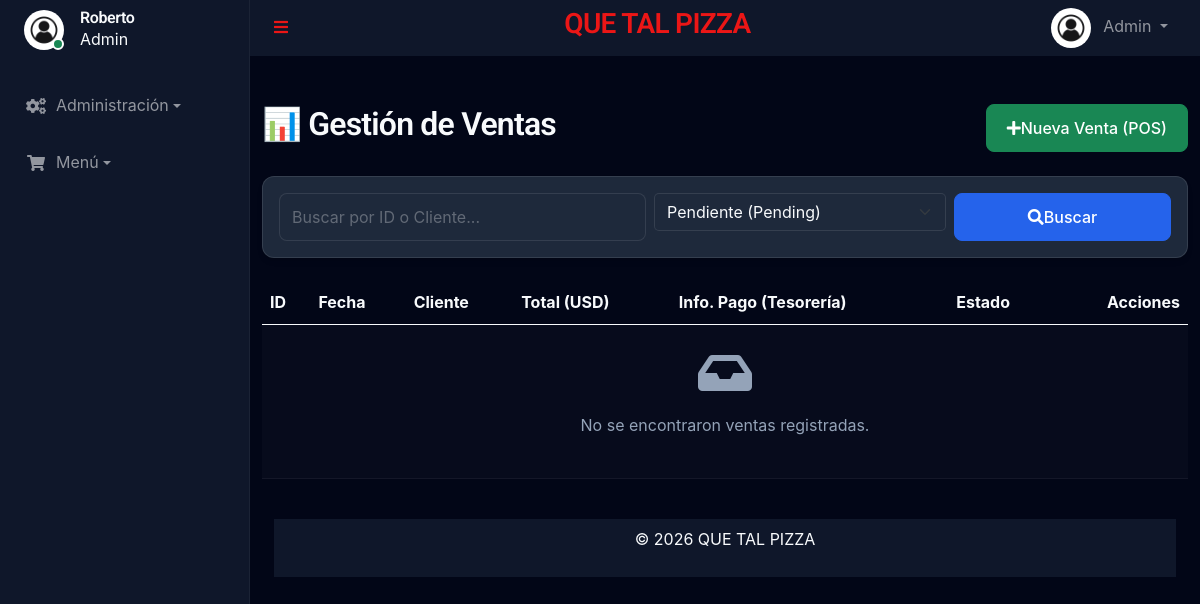
/admin/ventas.php?filter=pending (signed in), run on an earlier commit of the app's database.
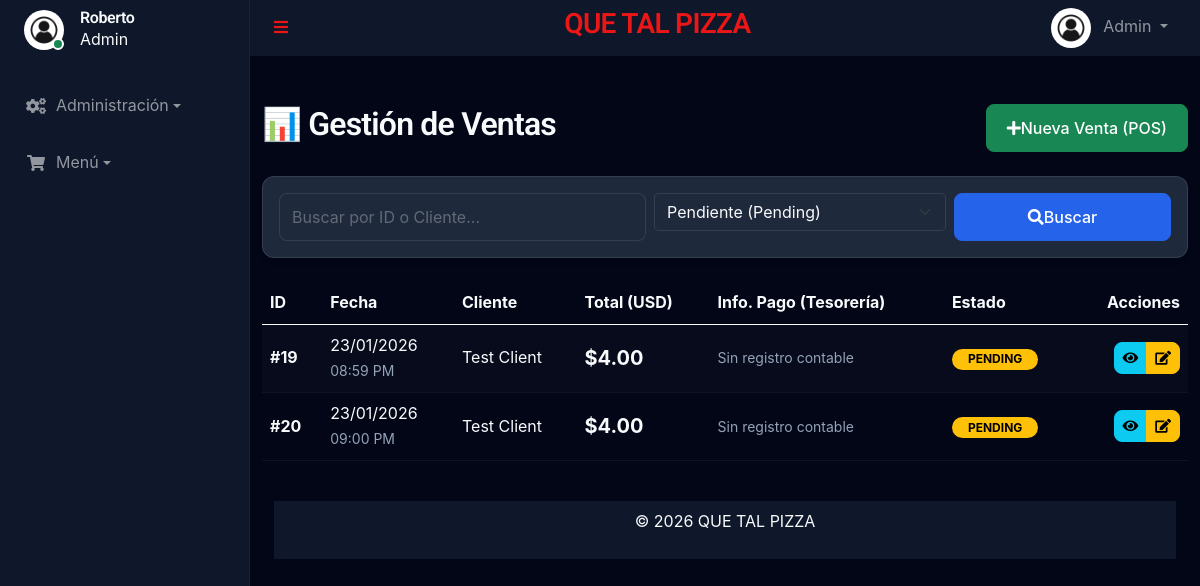
And on a later commit of the database.
### tables this page shows
CREATE TABLE `orders` (
  `id` int(11) NOT NULL,
  `user_id` int(11) NOT NULL,
  `total_price` decimal(10,2) NOT NULL,
  `status` enum('pending','paid','preparing','ready','delivered','cancelled') DEFAULT 'pending',
  `consumption_type` enum('dine_in','takeaway','delivery') DEFAULT 'dine_in',
  `shipping_address` text NOT NULL,
  `shipping_method` varchar(100) DEFAULT NULL,
  `tracking_number` varchar(100) DEFAULT NULL,
  `created_at` timestamp NULL DEFAULT current_timestamp(),
  `updated_at` timestamp NULL DEFAULT NULL ON UPDATE current_timestamp(),
  `kds_kitchen_ready` tinyint(1) DEFAULT 0,
  `kds_pizza_ready` tinyint(1) DEFAULT 0
);

CREATE TABLE `users` (
  `id` int(11) NOT NULL,
  `name` varchar(100) NOT NULL,
  `email` varchar(150) NOT NULL,
  `password` varchar(255) NOT NULL,
  `phone` varchar(20) NOT NULL,
  `document_id` varchar(50) NOT NULL,
  `address` text NOT NULL,
  `role` enum('admin','user') NOT NULL DEFAULT 'user',
  `profile_pic` varchar(255) DEFAULT 'default.jpg',
  `balance` decimal(10,2) DEFAULT 0.00,
  `salary_amount` decimal(20,6) NOT NULL DEFAULT 0.000000,
  `salary_frequency` enum('weekly','biweekly','monthly') NOT NULL DEFAULT 'monthly',
  `job_role` enum('manager','kitchen','cashier','delivery','other') NOT NULL DEFAULT 'other',
  `reset_token` varchar(255) DEFAULT NULL,
  `token_expiry` datetime DEFAULT NULL,
  `created_at` timestamp NULL DEFAULT current_timestamp(),
  `updated_at` timestamp NULL DEFAULT current_timestamp() ON UPDATE current_timestamp()
);

### templates/autoload.php (called while the page is built, shortened)
<?php
require_once __DIR__ . '/../funciones/OrderManager.php';
require_once __DIR__ . '/../funciones/UserManager.php';
$orderManager = new OrderManager($db);

### funciones/OrderManager.php (called while the page is built, shortened)
<?php
class OrderManager
{
    private $db;
    public function __construct($db = null)
    {
        $this->db = $db ?? Database::getConnection();
    }
    public function getOrdersBySearchAndFilter($search = '', $filter = '')
    {
        $sql = "SELECT orders.*, users.name AS customer_name FROM orders JOIN users ON orders.user_id = users.id WHERE 1";
        if (!empty($filter)) {
            $sql .= " AND orders.status = :status";
        }
        $stmt = $this->db->prepare($sql);
        if (!empty($filter)) {
            $stmt->bindValue(':status', $filter);
        }
        $stmt->execute();
        return $stmt->fetchAll(PDO::FETCH_ASSOC);
    }
}
?>

### admin/ventas.php (the view, shortened to what the changed rows need)
<?php
require_once '../templates/autoload.php';
require_once '../templates/header.php';
$search = $_GET['search'] ?? '';
$filter = $_GET['filter'] ?? '';
$ventas = $orderManager->getOrdersBySearchAndFilter($search, $filter);
?>
<div class="container mt-5">
    <div class="d-flex justify-content-between align-items-center mb-4">
        <h2>📊 Gestión de Ventas</h2>
    </div>
    <div class="table-responsive">
        <table class="table table-striped table-hover align-middle">
            <thead class="table-dark">
                <tr>
                    <th>ID</th>
                    <th>Fecha</th>
                    <th>Cliente</th>
                    <th>Total (USD)</th>
                    <th>Info. Pago (Tesorería)</th>
                    <th>Estado</th>
                    <th class="text-end">Acciones</th>
                </tr>
            </thead>
            <tbody>
                <?php if (!empty($ventas)): ?>
                    <?php foreach ($ventas as $venta): ?>
                        <?php
                        $badgeClass = match ($venta['status']) {
                            'paid', 'delivered' => 'bg-success',
                            'pending' => 'bg-warning text-dark',
                            'cancelled' => 'bg-danger',
                            default => 'bg-secondary'
                        };
                        $stmt = $db->prepare("SELECT pm.name, t.amount, t.currency
                                                  FROM transactions t
                                                  JOIN payment_methods pm ON t.payment_method_id = pm.id
                                                  WHERE t.reference_type = 'order'
                                                  AND t.reference_id = ?
                                                  AND t.type = 'income'");
                        $stmt->execute([$venta['id']]);
                        $pagos = $stmt->fetchAll(PDO::FETCH_ASSOC);
                        ?>
                        <tr>
                            <td class="fw-bold">#<?= htmlspecialchars($venta['id']) ?></td>
                            <td>
                                <?= date('d/m/Y', strtotime($venta['created_at'])) ?><br>
                                <small class="text-muted"><?= date('h:i A', strtotime($venta['created_at'])) ?></small>
                            </td>
                            <td><?= htmlspecialchars($venta['customer_name'] ?? 'Cliente General') ?></td>
                            <td class="fw-bold fs-5">$<?= number_format($venta['total_price'], 2) ?></td>
                            <td>
                                <?php if (empty($pagos)): ?>
                                    <span class="text-muted small">Sin registro contable</span>
                                <?php endif; ?>
                            </td>
                            <td>
                                <span class="badge <?= $badgeClass ?> rounded-pill px-3">
                                    <?= strtoupper($venta['status']) ?>
                                </span>
                            </td>
                            <td class="text-end">
                                <div class="btn-group">
                                    <a href="ver_venta.php?id=<?= $venta['id'] ?>" class="btn btn-sm btn-info"
                                        title="Ver Detalles">
                                        <i class="fa fa-eye"></i>
                                    </a>
                                    <a href="editar_venta.php?id=<?= $venta['id'] ?>" class="btn btn-sm btn-warning"
                                        title="Editar Estado">
                                        <i class="fa fa-edit"></i>
                                    </a>
                                </div>
                            </td>
                        </tr>
                    <?php endforeach; ?>
                <?php else: ?>
                    <tr>
                        <td colspan="7" class="text-center py-4">
                            <i class="fa fa-inbox fa-3x text-muted mb-3"></i>
                            <p class="text-muted">No se encontraron ventas registradas.</p>
                        </td>
                    </tr>
                <?php endif; ?>
            </tbody>
        </table>
    </div>
</div>
<?php require_once '../templates/footer.php'; ?>

What changed in the data, as far as the page shows it:
added orders: id "19", created_at "23/01/2026", created_at "08:59 PM", user.name "Test Client", total_price "4.00", status "PENDING"
added orders: id "20", created_at "23/01/2026", created_at "09:00 PM", user.name "Test Client", total_price "4.00", status "PENDING"
Also different on the page:
text no longer shown: "No se encontraron ventas registradas."
